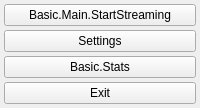
  <widget class="QDockWidget" name="controlsDock">
   <property name="contextMenuPolicy">
    <enum>Qt::CustomContextMenu</enum>
   </property>
   <property name="features">
    <set>QDockWidget::AllDockWidgetFeatures</set>
   </property>
   <property name="windowTitle">
    <string>Basic.Main.Controls</string>
   </property>
   <attribute name="dockWidgetArea">
    <number>2</number>
   </attribute>
   <widget class="QWidget" name="dockWidgetContents_3">
    <layout class="QVBoxLayout" name="buttonsVLayout">
     <property name="spacing">
      <number>4</number>
     </property>
     <property name="leftMargin">
      <number>4</number>
     </property>
     <property name="topMargin">
      <number>4</number>
     </property>
     <property name="rightMargin">
      <number>4</number>
     </property>
     <property name="bottomMargin">
      <number>4</number>
     </property>
     <item>
      <widget class="QPushButton" name="streamButton">
       <property name="enabled">
        <bool>true</bool>
       </property>
       <property name="sizePolicy">
        <sizepolicy hsizetype="Preferred" vsizetype="Fixed">
         <horstretch>0</horstretch>
         <verstretch>0</verstretch>
        </sizepolicy>
       </property>
       <property name="text">
        <string>Basic.Main.StartStreaming</string>
       </property>
       <property name="checkable">
        <bool>true</bool>
       </property>
      </widget>
     </item>
     <item>
      <widget class="QPushButton" name="settingsButton">
       <property name="sizePolicy">
        <sizepolicy hsizetype="Preferred" vsizetype="Fixed">
         <horstretch>0</horstretch>
         <verstretch>0</verstretch>
        </sizepolicy>
       </property>
       <property name="text">
        <string>Settings</string>
       </property>
      </widget>
     </item>
     <item>
      <widget class="QPushButton" name="statsButton">
       <property name="sizePolicy">
        <sizepolicy hsizetype="Preferred" vsizetype="Fixed">
         <horstretch>0</horstretch>
         <verstretch>0</verstretch>
        </sizepolicy>
       </property>
       <property name="text">
        <string>Basic.Stats</string>
       </property>
      </widget>
     </item>
     <item>
      <widget class="QPushButton" name="exitButton">
       <property name="sizePolicy">
        <sizepolicy hsizetype="Preferred" vsizetype="Fixed">
         <horstretch>0</horstretch>
         <verstretch>0</verstretch>
        </sizepolicy>
       </property>
       <property name="text">
        <string>Exit</string>
       </property>
      </widget>
     </item>
     <item>
      <spacer name="expVSpacer">
       <property name="orientation">
        <enum>Qt::Vertical</enum>
       </property>
       <property name="sizeHint" stdset="0">
        <size>
         <width>0</width>
         <height>0</height>
        </size>
       </property>
      </spacer>
     </item>
    </layout>
   </widget>
  </widget>
